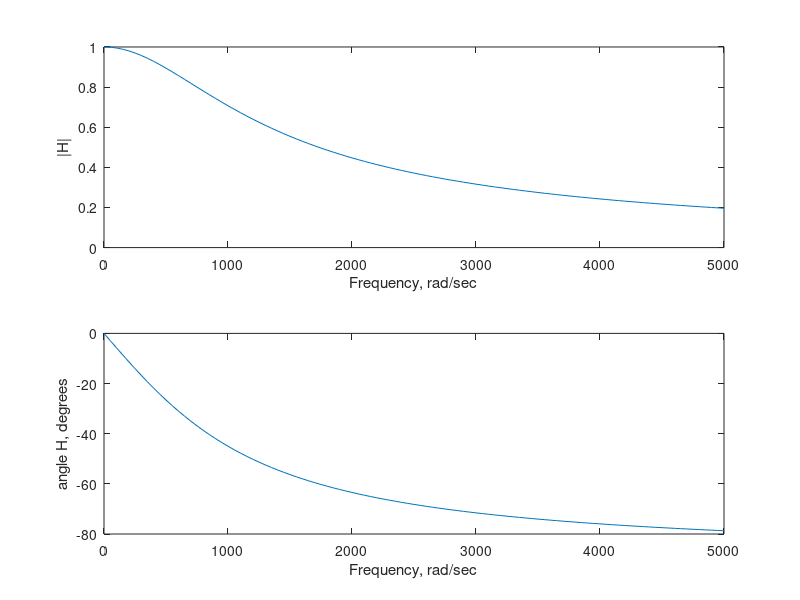
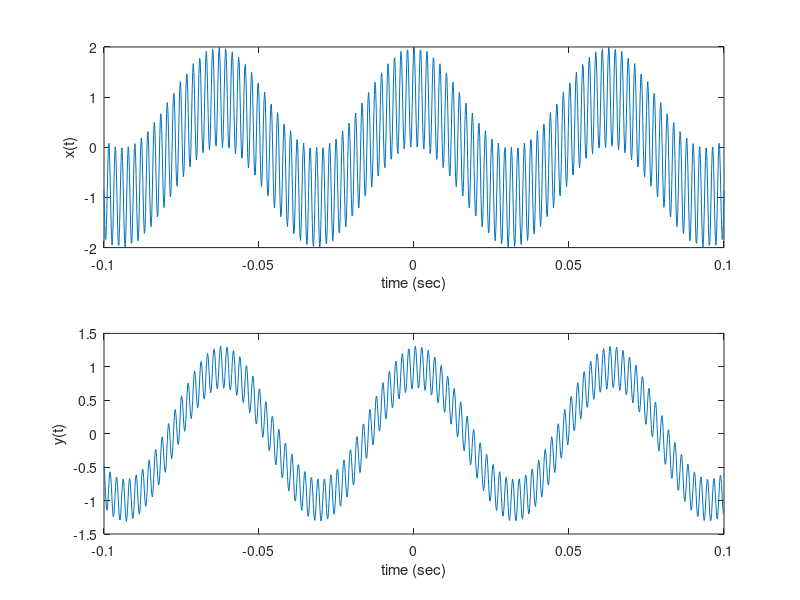

Source code (MATLAB) for these figures, in order:
%1
RC=0.001;
w=0:50:5000;
H=(1/RC)./(j*w+1/RC);
Hmetro=abs(H);
Hfash=180*angle(H)/pi;
figure(1);
subplot(211);
plot(w,Hmetro);
xlabel('Frequency, rad/sec');
ylabel('|H|');
subplot(212);
plot(w,Hfash);
xlabel('Frequency, rad/sec');
ylabel('angle H, degrees');

%values of H for several values of frequency (w - rad/sec)
%w=0
index=find(w==0);
abs(H(index))
180*angle(H(index))/pi
%w=1000
index=find(w==1000);
abs(H(index))
180*angle(H(index))/pi
%w=3000
index=find(w==3000);
abs(H(index))
180*angle(H(index))/pi


%2
RC=0.001;
t=-0.1:0.2/1000:0.1;
w1=100;
w2=3000;
Hw1=(1/RC)./(j*w1+1/RC);
Hw2=(1/RC)./(j*w2+1/RC);
x=cos(w1*t)+cos(w2*t);
y=abs(Hw1)*cos(w1*t+angle(Hw1))+abs(Hw2)*cos(w2*t+angle(Hw2));
figure(2);
subplot(211);
plot(t,x);
xlabel('time (sec)')
ylabel('x(t)');
subplot(212);
plot(t,y);
xlabel('time (sec)')
ylabel('y(t)');







